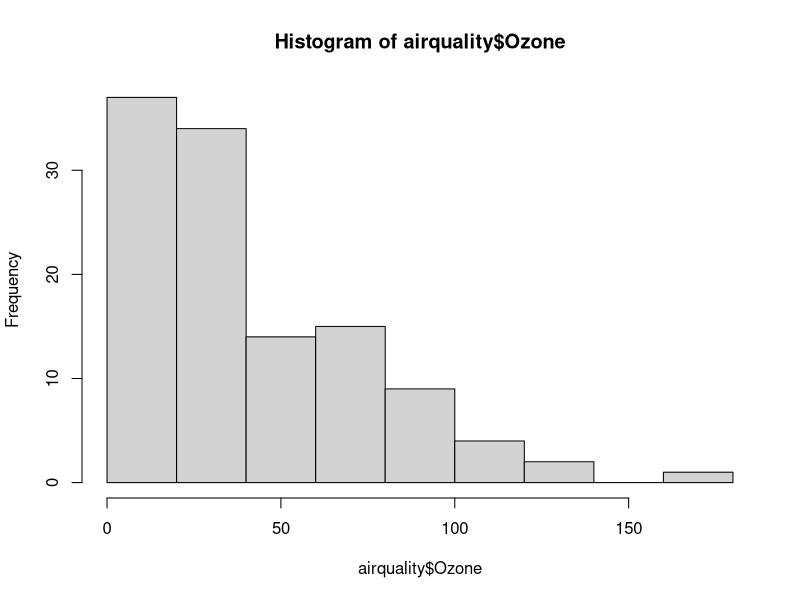
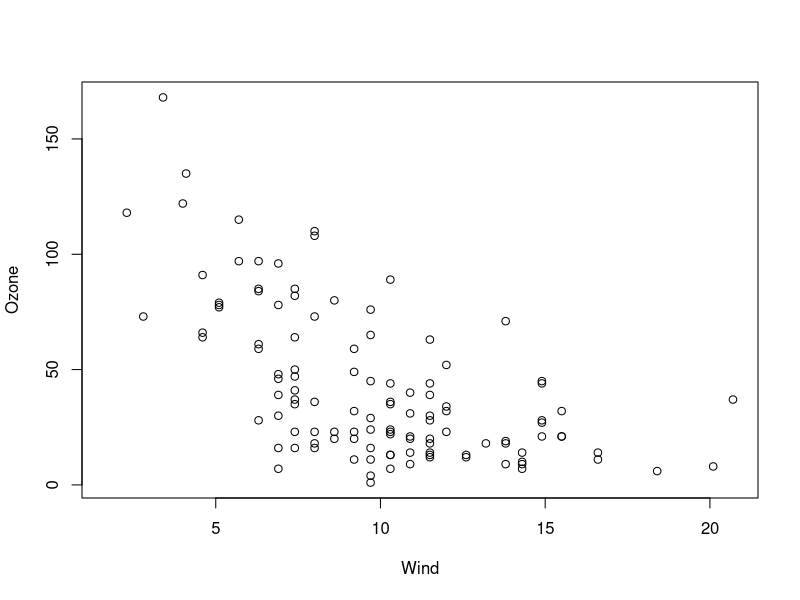
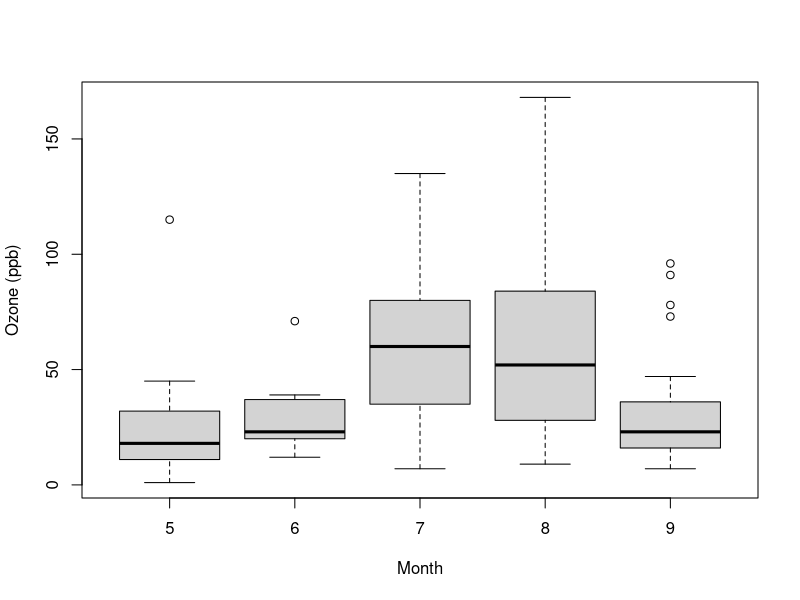
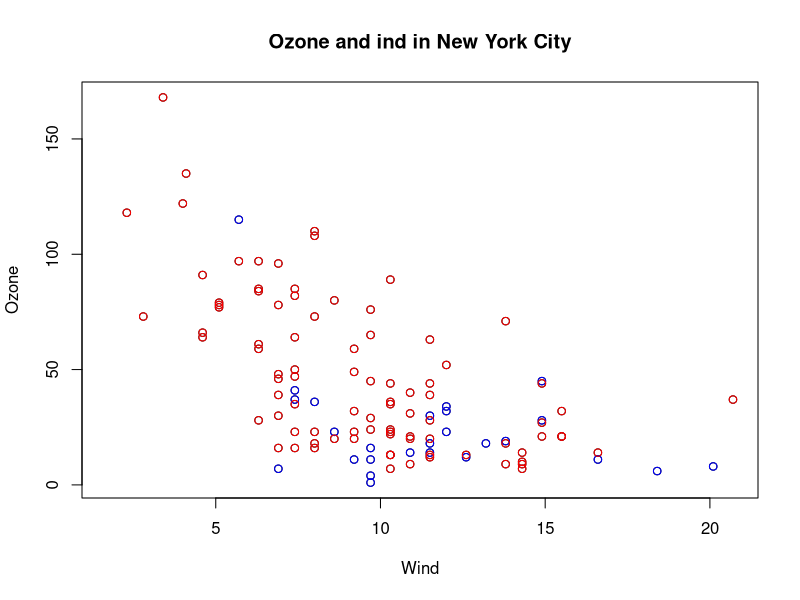
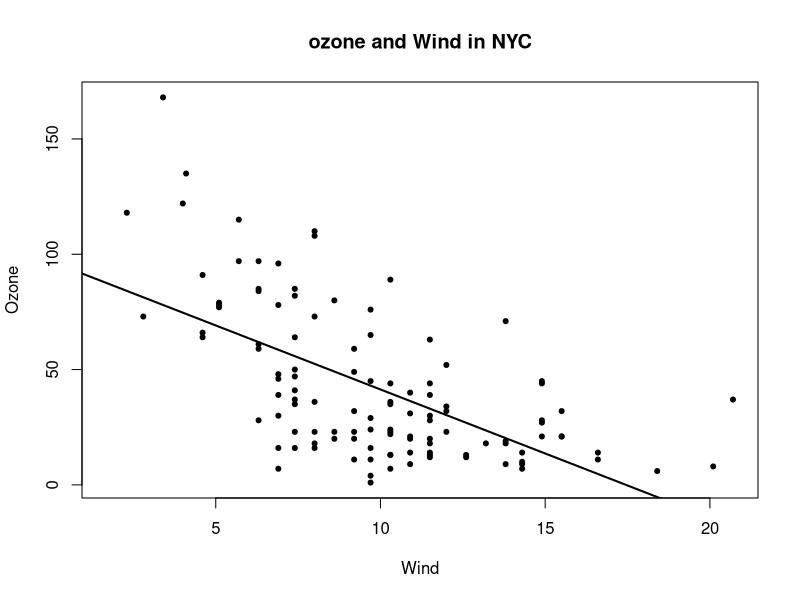
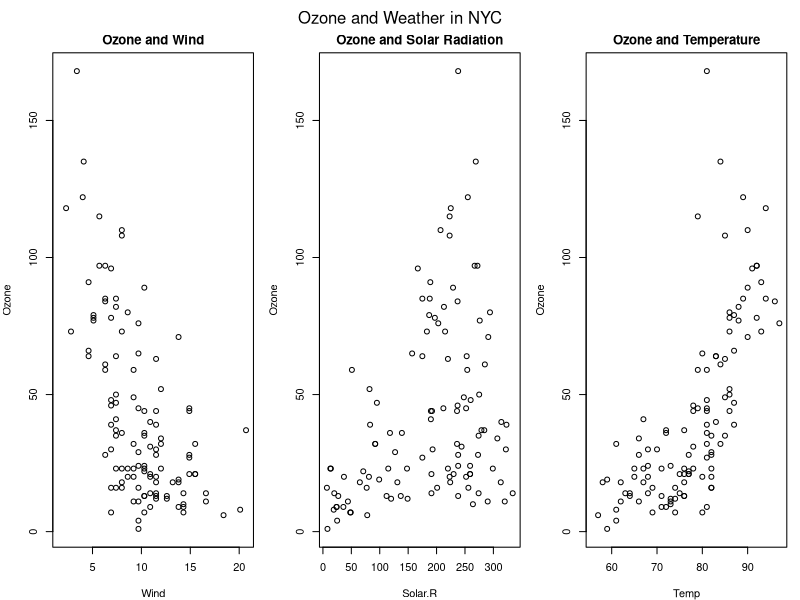
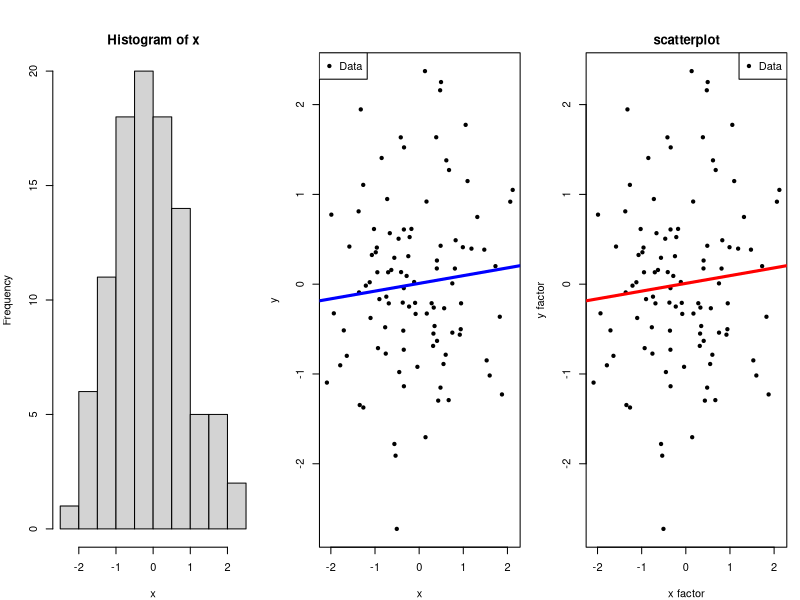
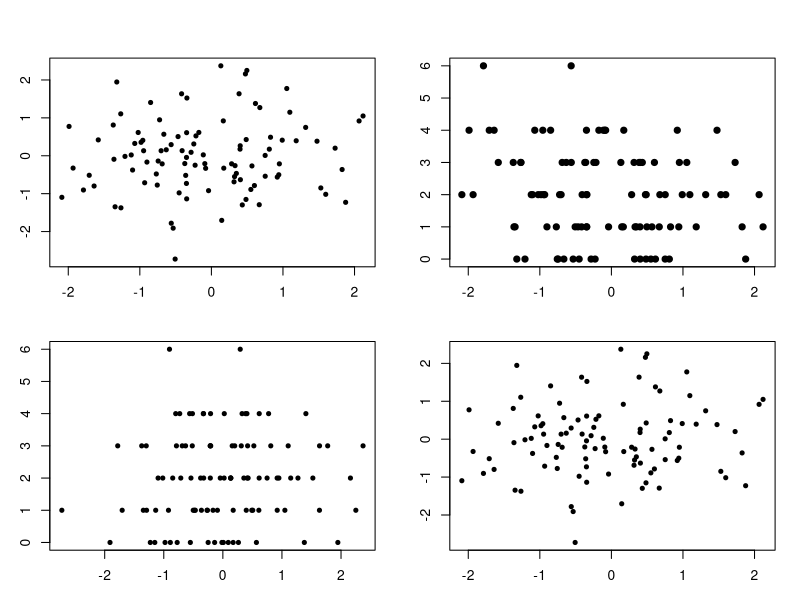

Here is the R script that generated these plots, in order:
## ---- chunk 1
library(datasets)
hist(airquality$Ozone)
with(airquality, plot(Wind, Ozone))
airquality <- transform(airquality, Month = factor(Month))
boxplot(Ozone ~ Month, airquality, xlab = "Month", ylab = "Ozone (ppb)")
## ---- chunk 2
with(airquality, plot(Wind, Ozone, main = "Ozone and ind in New York City"))
with(subset(airquality, Month ==5), points(Wind, Ozone, col = "blue"))
with(subset(airquality, Month != 5), points(Wind, Ozone, col="red"))
## ---- chunk 3
with(airquality, plot(Wind, Ozone, main = "ozone and Wind in NYC", pch = 20))
model <- lm(Ozone~Wind, airquality)
abline(model, lwd=2)
## ---- chunk 4
par(mfrow = c(1,3), mar = c(4,4,2,1), oma = c(0,0,2,0))
with(airquality, {
  plot(Wind, Ozone, main = "Ozone and Wind")
  plot(Solar.R, Ozone, main = "Ozone and Solar Radiation")
  plot(Temp, Ozone, main = "Ozone and Temperature")
  mtext("Ozone and Weather in NYC", outer = TRUE)
})
## ---- chunk 5
x <- rnorm(100)
hist(x) # Notice that titles and labels are there. Frequency is a default label
y <- rnorm(100)
plot(x,y, pch = 20) # labels x and y are defaulted as well
#example(points) to see the symbols that you want
legend("topleft", legend = "Data", pch = 20)
fit <- lm(y~ x)
abline(fit, lwd = 3, col = "blue") #adds a line that regresses
#new plot
plot(x, y, xlab = "x factor", ylab = "y factor", main = "scatterplot", pch = 20)
legend("topright", legend = "Data", pch = 20)
fit <- lm(y ~ x)
abline(fit, lwd = 3, col= "red")
## ---- chunk 6
z <- rpois(100, 2)
par(mfrow = c(2, 2), mar = c(3,3,1.5,1.5))
plot(x, y, pch = 20)
plot(x, z, pch = 19)
plot(y, z, pch = 20)
plot(x, y, pch = 20)
## ---- chunk 7
par(mfrow = c(1,1))
x <- rnorm(100)
y <- x + rnorm(100)
g <- gl(2,50, labels = c("Male", "Female"))
str(g)
plot(x,y, type = "n")
points(x[g=='Male'], y[g =='Male'], col = "green")
points(x[g == 'Female'], y[g == 'Female'], col = "blue")
## ---- chunk 8
#Example
pdf(file = "myplot.pdf")
with(faithful, plot(eruptions, waiting))
title(main = "Old Faithful Geyser data")
dev.off() #saves into working directory
